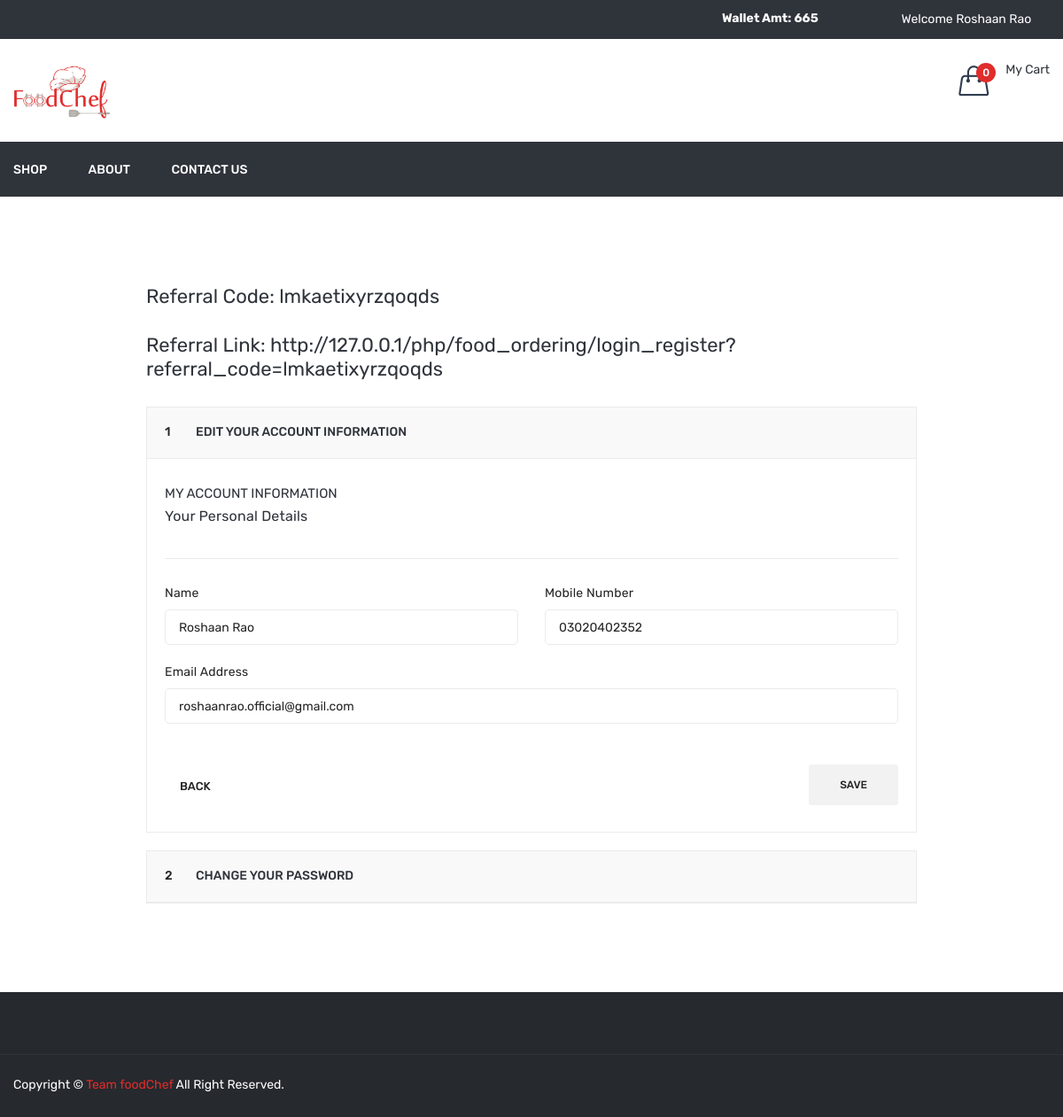
The page /profile.php (signed in) on the database its author committed.
### tables this page shows
CREATE TABLE `user` (
  `id` int(11) NOT NULL,
  `name` varchar(50) NOT NULL,
  `email` varchar(50) NOT NULL,
  `mobile` varchar(15) NOT NULL,
  `password` varchar(100) NOT NULL,
  `status` int(11) NOT NULL,
  `email_verify` int(11) NOT NULL,
  `rand_str` varchar(20) NOT NULL,
  `referral_code` varchar(20) NOT NULL,
  `from_referral_code` varchar(20) NOT NULL,
  `added_on` datetime NOT NULL
);

### function.inc.php (called while the page is built, shortened)
	<?php
function getUserDetailsByid($uid=''){
	global $con;
	$data['name']='';
	$data['email']='';
	$data['mobile']='';
	$data['referral_code']='';
	if(isset($_SESSION['FOOD_USER_ID'])){
		$uid=$_SESSION['FOOD_USER_ID'];
	}
	$row=mysqli_fetch_assoc(mysqli_query($con,"select * from user where id='$uid'"));
	$data['name']=$row['name'];
	$data['email']=$row['email'];
	$data['mobile']=$row['mobile'];
	$data['referral_code']=$row['referral_code'];
	return $data;
}
?>

### profile.php (the view, shortened to what this page needs)
<?php
include ("header.php");
$getUserDetails=getUserDetailsByid();
?>
<div class="myaccount-area pb-80 pt-100">
            <div class="container">
                <div class="row">
                    <div class="ml-auto mr-auto col-lg-9">
						<div>
							<h4>Referral Code: <?php echo $getUserDetails['referral_code']?></h4><br/>
							<h4>Referral Link: <?php echo FRONT_SITE_PATH?>login_register?referral_code=<?php echo $getUserDetails['referral_code']?></h4><br/>
						</div>
                        <div class="checkout-wrapper">
                            <div id="faq" class="panel-group">
                                <div class="panel panel-default">
                                    <div class="panel-heading">
                                        <h5 class="panel-title"><span>1</span> <a data-toggle="collapse" data-parent="#faq" href="#my-account-1">Edit your account information </a></h5>
                                    </div>
                                    <div id="my-account-1" class="panel-collapse collapse show">
                                        <div class="panel-body">
                                            <form method="post" id="frmProfile">
												<div class="billing-information-wrapper">
													<div class="account-info-wrapper">
														<h4>My Account Information</h4>
														<h5>Your Personal Details</h5>
													</div>
													<div class="row">
														<div class="col-lg-6 col-md-6">
															<div class="billing-info">
																<label>Name</label>
																<input type="text" id="uname" name="name" required value="<?php echo $getUserDetails['name']?>">
															</div>
														</div>
														<div class="col-lg-6 col-md-6">
															<div class="billing-info">
																<label>Mobile Number</label>
																<input type="text" name="mobile" value="<?php echo $getUserDetails['mobile']?>" required>
															</div>
														</div>
														<div class="col-lg-12 col-md-12">
															<div class="billing-info">
																<label>Email Address</label>
																<input type="email" readonly="readonly" value="<?php echo $getUserDetails['email']?>">
															</div>
														</div>
													</div>
													<div class="billing-back-btn">
														<div class="billing-back">
															<a href="#"><i class="ion-arrow-up-c"></i> back</a>
														</div>
														<div class="billing-btn">
															<button type="submit" id="profile_submit">Save</button>
														</div>
													</div>
												</div>
											</form>
                                        </div>
                                    </div>
                                </div>
                                <div class="panel panel-default">
                                    <div class="panel-heading">
                                        <h5 class="panel-title"><span>2</span> <a data-toggle="collapse" data-parent="#faq" href="#my-account-2">Change your password </a></h5>
                                    </div>
                                </div>
                            </div>
                        </div>
                    </div>
                </div>
            </div>
        </div>
<?php
include("footer.php");
?>

### rows shown on the page
user: referral_code "lmkaetixyrzqoqds", name "Roshaan Rao", mobile "03020402352", email "roshaanrao.official@gmail.com"

### other values the page prints
$getWalletAmt "665"
$_SESSION['FOOD_USER_NAME'] "Roshaan Rao"
$totalCartDish "0"
FRONT_SITE_PATH "http://127.0.0.1/php/food_ordering/"
